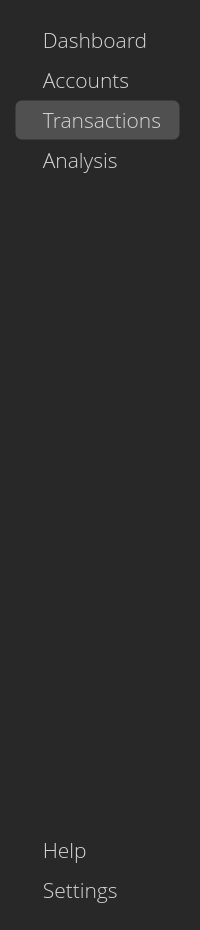
        <widget class="QFrame" name="left_menu">
         <property name="sizePolicy">
          <sizepolicy hsizetype="Minimum" vsizetype="Preferred">
           <horstretch>0</horstretch>
           <verstretch>0</verstretch>
          </sizepolicy>
         </property>
         <property name="minimumSize">
          <size>
           <width>0</width>
           <height>0</height>
          </size>
         </property>
         <property name="maximumSize">
          <size>
           <width>200</width>
           <height>16777215</height>
          </size>
         </property>
         <property name="styleSheet">
          <string notr="true">background-color: rgb(40, 40, 40);</string>
         </property>
         <property name="frameShape">
          <enum>QFrame::NoFrame</enum>
         </property>
         <property name="frameShadow">
          <enum>QFrame::Raised</enum>
         </property>
         <layout class="QVBoxLayout" name="verticalLayout_3">
          <property name="leftMargin">
           <number>6</number>
          </property>
          <item alignment="Qt::AlignTop">
           <widget class="QFrame" name="frame_left_menu_buttons">
            <property name="sizePolicy">
             <sizepolicy hsizetype="Preferred" vsizetype="Expanding">
              <horstretch>0</horstretch>
              <verstretch>0</verstretch>
             </sizepolicy>
            </property>
            <property name="minimumSize">
             <size>
              <width>0</width>
              <height>0</height>
             </size>
            </property>
            <property name="styleSheet">
             <string notr="true">QPushButton { color: rgb(215,215,215); background-color: rgba(255,255,255, 0);  font: 63 16pt Open Sans; Text-align:left; padding-left:5px; border-style:outset; border-width: 1px; border-radius:7px; border-color: rgba(80,80,80,0)} 

QPushButton::hover {
background-color: rgb(80,80,80)
}

QPushButton::checked {
background-color: rgb(80,80,80)
}</string>
            </property>
            <property name="frameShape">
             <enum>QFrame::NoFrame</enum>
            </property>
            <property name="frameShadow">
             <enum>QFrame::Raised</enum>
            </property>
            <layout class="QVBoxLayout" name="verticalLayout_2">
             <property name="spacing">
              <number>0</number>
             </property>
             <item>
              <widget class="QPushButton" name="dashboardButton">
               <property name="sizePolicy">
                <sizepolicy hsizetype="Fixed" vsizetype="Fixed">
                 <horstretch>0</horstretch>
                 <verstretch>0</verstretch>
                </sizepolicy>
               </property>
               <property name="minimumSize">
                <size>
                 <width>165</width>
                 <height>40</height>
                </size>
               </property>
               <property name="maximumSize">
                <size>
                 <width>165</width>
                 <height>40</height>
                </size>
               </property>
               <property name="font">
                <font>
                 <family>Open Sans</family>
                 <pointsize>16</pointsize>
                 <weight>7</weight>
                 <italic>false</italic>
                 <bold>false</bold>
                </font>
               </property>
               <property name="layoutDirection">
                <enum>Qt::LeftToRight</enum>
               </property>
               <property name="styleSheet">
                <string notr="true"/>
               </property>
               <property name="text">
                <string>    Dashboard</string>
               </property>
               <property name="icon">
                <iconset>
                 <normaloff>assets/dashboard.png</normaloff>assets/dashboard.png</iconset>
               </property>
               <property name="checkable">
                <bool>true</bool>
               </property>
               <property name="autoDefault">
                <bool>false</bool>
               </property>
               <property name="flat">
                <bool>true</bool>
               </property>
              </widget>
             </item>
             <item>
              <widget class="QPushButton" name="accountsButton">
               <property name="sizePolicy">
                <sizepolicy hsizetype="Minimum" vsizetype="Fixed">
                 <horstretch>0</horstretch>
                 <verstretch>0</verstretch>
                </sizepolicy>
               </property>
               <property name="minimumSize">
                <size>
                 <width>165</width>
                 <height>40</height>
                </size>
               </property>
               <property name="maximumSize">
                <size>
                 <width>165</width>
                 <height>40</height>
                </size>
               </property>
               <property name="styleSheet">
                <string notr="true"/>
               </property>
               <property name="text">
                <string>    Accounts</string>
               </property>
               <property name="icon">
                <iconset>
                 <normaloff>assets/bank.png</normaloff>assets/bank.png</iconset>
               </property>
               <property name="checkable">
                <bool>true</bool>
               </property>
               <property name="flat">
                <bool>true</bool>
               </property>
              </widget>
             </item>
             <item>
              <widget class="QPushButton" name="transactionButton">
               <property name="sizePolicy">
                <sizepolicy hsizetype="Fixed" vsizetype="Fixed">
                 <horstretch>0</horstretch>
                 <verstretch>0</verstretch>
                </sizepolicy>
               </property>
               <property name="minimumSize">
                <size>
                 <width>165</width>
                 <height>40</height>
                </size>
               </property>
               <property name="maximumSize">
                <size>
                 <width>169</width>
                 <height>40</height>
                </size>
               </property>
               <property name="styleSheet">
                <string notr="true"/>
               </property>
               <property name="text">
                <string>    Transactions</string>
               </property>
               <property name="icon">
                <iconset>
                 <normaloff>assets/buy.png</normaloff>assets/buy.png</iconset>
               </property>
               <property name="checkable">
                <bool>true</bool>
               </property>
               <property name="checked">
                <bool>true</bool>
               </property>
               <property name="flat">
                <bool>true</bool>
               </property>
              </widget>
             </item>
             <item>
              <widget class="QPushButton" name="analysisButton">
               <property name="sizePolicy">
                <sizepolicy hsizetype="Fixed" vsizetype="Fixed">
                 <horstretch>0</horstretch>
                 <verstretch>0</verstretch>
                </sizepolicy>
               </property>
               <property name="minimumSize">
                <size>
                 <width>165</width>
                 <height>40</height>
                </size>
               </property>
               <property name="maximumSize">
                <size>
                 <width>165</width>
                 <height>40</height>
                </size>
               </property>
               <property name="styleSheet">
                <string notr="true"/>
               </property>
               <property name="text">
                <string>    Analysis</string>
               </property>
               <property name="icon">
                <iconset>
                 <normaloff>assets/analysis.png</normaloff>assets/analysis.png</iconset>
               </property>
               <property name="checkable">
                <bool>true</bool>
               </property>
               <property name="flat">
                <bool>true</bool>
               </property>
              </widget>
             </item>
             <item>
              <spacer name="verticalSpacer">
               <property name="orientation">
                <enum>Qt::Vertical</enum>
               </property>
               <property name="sizeType">
                <enum>QSizePolicy::Expanding</enum>
               </property>
               <property name="sizeHint" stdset="0">
                <size>
                 <width>20</width>
                 <height>350</height>
                </size>
               </property>
              </spacer>
             </item>
             <item>
              <spacer name="verticalSpacer_3">
               <property name="orientation">
                <enum>Qt::Vertical</enum>
               </property>
               <property name="sizeHint" stdset="0">
                <size>
                 <width>20</width>
                 <height>300</height>
                </size>
               </property>
              </spacer>
             </item>
             <item>
              <widget class="QPushButton" name="helpButton">
               <property name="minimumSize">
                <size>
                 <width>165</width>
                 <height>40</height>
                </size>
               </property>
               <property name="maximumSize">
                <size>
                 <width>165</width>
                 <height>40</height>
                </size>
               </property>
               <property name="text">
                <string>    Help</string>
               </property>
               <property name="icon">
                <iconset>
                 <normaloff>assets/information.png</normaloff>assets/information.png</iconset>
               </property>
               <property name="checkable">
                <bool>true</bool>
               </property>
               <property name="flat">
                <bool>true</bool>
               </property>
              </widget>
             </item>
             <item>
              <widget class="QPushButton" name="settingsButton">
               <property name="minimumSize">
                <size>
                 <width>165</width>
                 <height>40</height>
                </size>
               </property>
               <property name="maximumSize">
                <size>
                 <width>165</width>
                 <height>40</height>
                </size>
               </property>
               <property name="text">
                <string>    Settings</string>
               </property>
               <property name="icon">
                <iconset>
                 <normaloff>assets/settings.png</normaloff>assets/settings.png</iconset>
               </property>
               <property name="checkable">
                <bool>true</bool>
               </property>
               <property name="flat">
                <bool>true</bool>
               </property>
              </widget>
             </item>
            </layout>
           </widget>
          </item>
         </layout>
        </widget>
